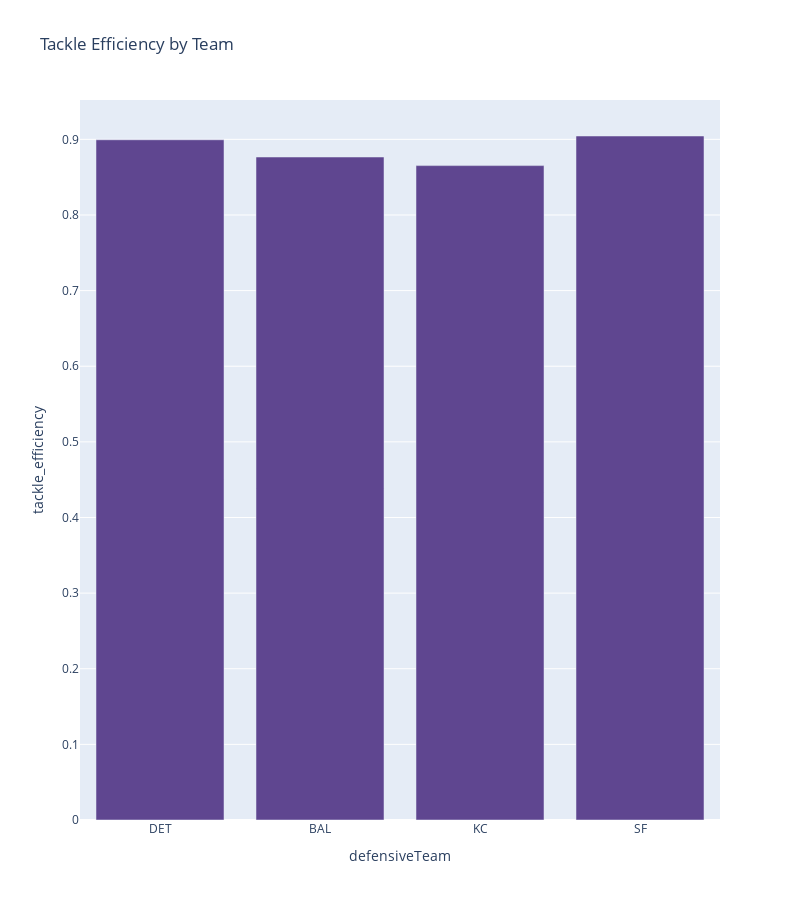

The notebook cell saved with this chart:
### Code cell
fig = px.bar(
    team_performance_sorted,
    y='tackle_efficiency', 
    x="defensiveTeam", 
    orientation='v', 
    title='Tackle Efficiency by Team', 
    height=900, 
    width=800,
    color_discrete_sequence=px.colors.qualitative.Prism,
)
fig.show()

### Figure 1 — Plotly figure (JSON) as saved in the notebook; plotly's stock layout.template omitted (floating-point values rounded to 4 significant figures)
{"data": [{"alignmentgroup": "True", "hovertemplate": "defensiveTeam=%{x}<br>tackle_efficiency=%{y}<extra></extra>", "legendgroup": "", "marker": {"color": "rgb(95, 70, 144)", "pattern": {"shape": ""}}, "name": "", "offsetgroup": "", "orientation": "v", "showlegend": false, "textposition": "auto", "type": "bar", "x": ["DET", "BAL", "KC", "SF"], "xaxis": "x", "y": [0.8994, 0.8766, 0.8653, 0.9044], "yaxis": "y"}], "layout": {"barmode": "relative", "height": 900, "legend": {"tracegroupgap": 0}, "title": {"text": "Tackle Efficiency by Team"}, "width": 800, "xaxis": {"anchor": "y", "autorange": true, "domain": [0, 1], "range": [-0.5, 3.5], "title": {"text": "defensiveTeam"}, "type": "category"}, "yaxis": {"anchor": "x", "autorange": true, "domain": [0, 1], "range": [0, 0.952], "title": {"text": "tackle_efficiency"}, "type": "linear"}}}
